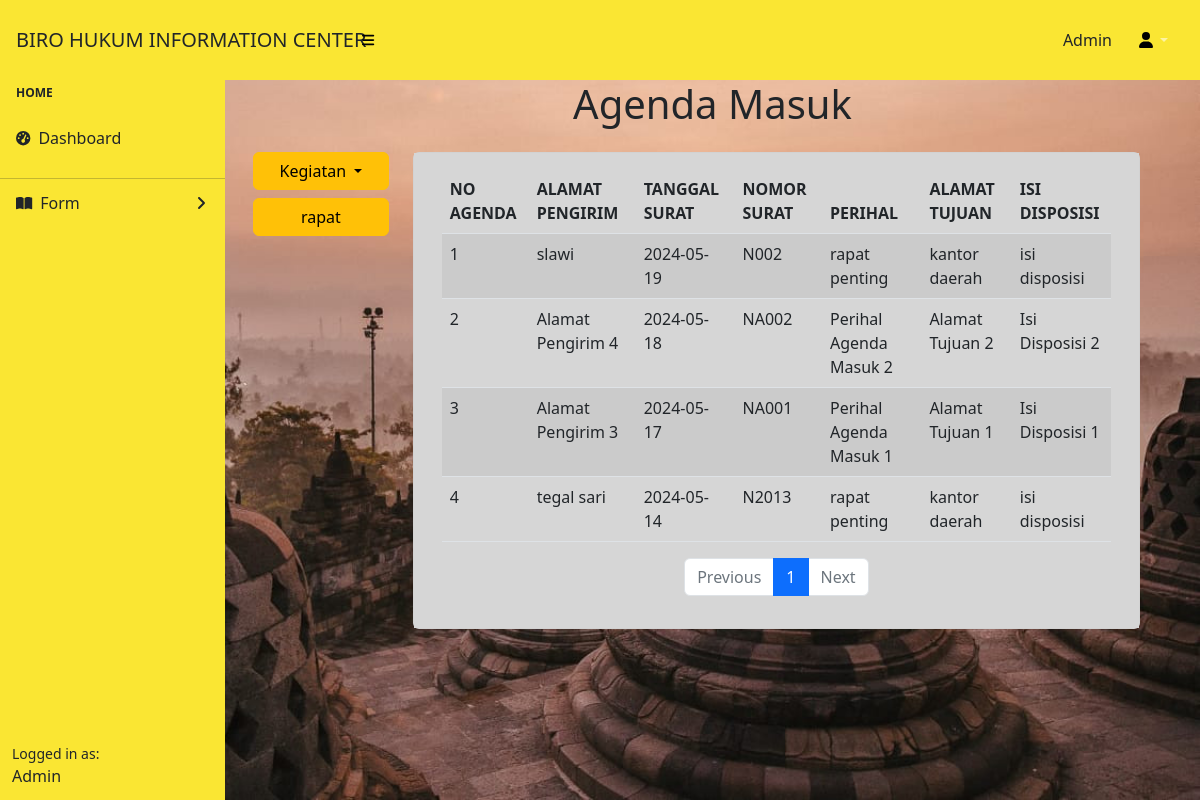
The page /features/agendaM.php on the database as committed earlier.
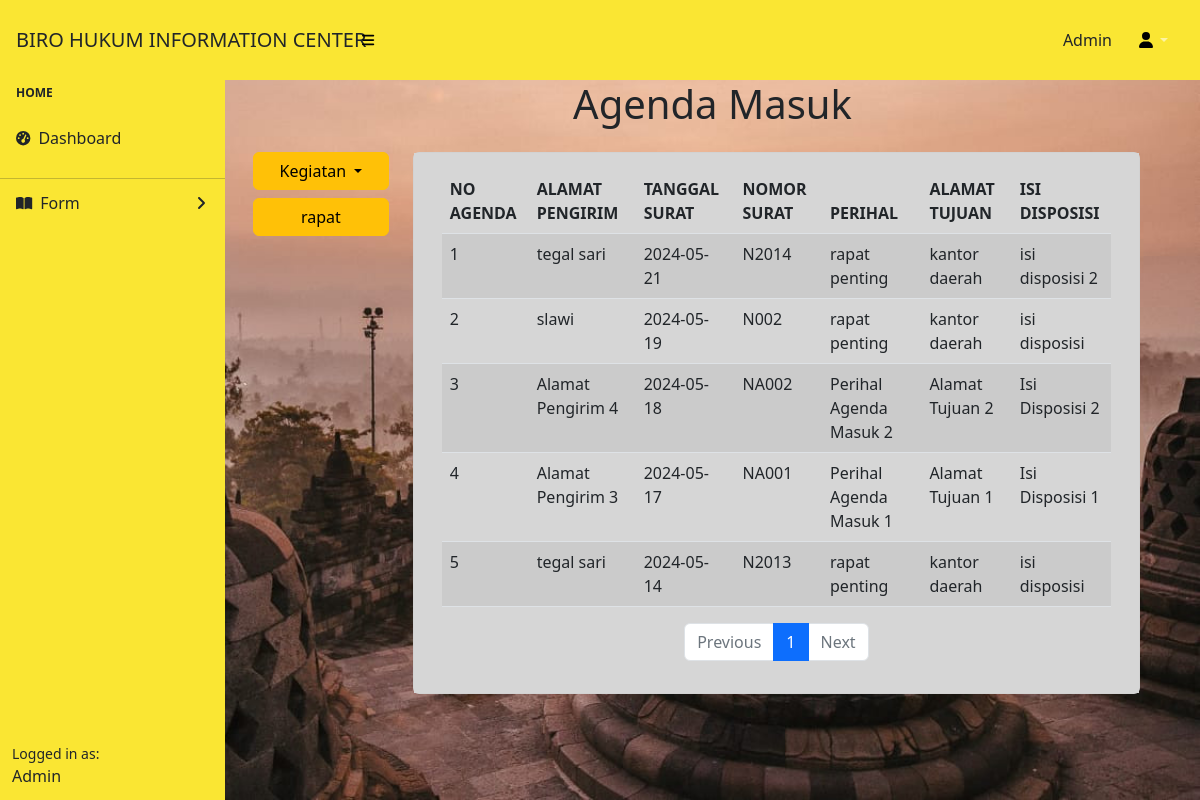
The same page on the database as committed later.
### tables this page shows
CREATE TABLE `agenda_masuk` (
  `no_id` int(11) NOT NULL,
  `alamat_pengirim` varchar(255) DEFAULT NULL,
  `tanggal_surat` date DEFAULT NULL,
  `nomor_surat` varchar(50) DEFAULT NULL,
  `perihal` varchar(255) DEFAULT NULL,
  `alamat_tujuan` varchar(255) DEFAULT NULL,
  `isi_disposisi` text DEFAULT NULL
);

### features/dom/tbl-agendaM.php (the view)
<?php
include 'koneksi.php';
$items_per_page = 5;
$page = isset($_GET['page']) ? (int)$_GET['page'] : 1;
$offset = ($page - 1) * $items_per_page;
$query = "SELECT no_id, alamat_pengirim, tanggal_surat, nomor_surat, perihal, alamat_tujuan, isi_disposisi
          FROM agenda_masuk
          ORDER BY tanggal_surat DESC
          LIMIT $items_per_page OFFSET $offset";
$hasil = mysqli_query($koneksi, $query);
$total_query = "SELECT COUNT(*) AS total FROM agenda_masuk";
$total_result = mysqli_query($koneksi, $total_query);
$total_row = mysqli_fetch_assoc($total_result);
$total_items = $total_row['total'];
$total_pages = ceil($total_items / $items_per_page);
echo '<div class="container">';
if ($hasil && mysqli_num_rows($hasil) > 0) {
    echo '<table class="table table-striped">';
    echo '<thead>';
    echo '  <tr>';
    echo '    <th>NO AGENDA</th>';
    echo '    <th>ALAMAT PENGIRIM</th>';
    echo '    <th>TANGGAL SURAT</th>';
    echo '    <th>NOMOR SURAT</th>';
    echo '    <th>PERIHAL</th>';
    echo '    <th>ALAMAT TUJUAN</th>';
    echo '    <th>ISI DISPOSISI</th>';
    echo '  </tr>';
    echo '</thead>';
    echo '<tbody>';
    $no_agenda = $offset + 1;
    while ($row = mysqli_fetch_assoc($hasil)) {
        echo '<tr>';
        echo "  <td>{$no_agenda}</td>";
        echo "  <td>{$row['alamat_pengirim']}</td>";
        echo "  <td>{$row['tanggal_surat']}</td>";
        echo "  <td>{$row['nomor_surat']}</td>";
        echo "  <td>{$row['perihal']}</td>";
        echo "  <td>{$row['alamat_tujuan']}</td>";
        echo "  <td>{$row['isi_disposisi']}</td>";
        echo '</tr>';
        $no_agenda++;
    }
    echo '</tbody>';
    echo '</table>';
    echo '<nav aria-label="Page navigation">';
    echo '  <ul class="pagination d-flex justify-content-center">';
    if ($page > 1) {
        $previous_page = $page - 1;
        echo "    <li class='page-item'><a class='page-link' href='tbl-agendaM.php?page=$previous_page'>Previous</a></li>";
    } else {
        echo "    <li class='page-item disabled'><a class='page-link'>Previous</a></li>";
    }
    for ($i = 1; $i <= $total_pages; $i++) {
        $active = ($i === $page) ? 'active' : '';
        echo "    <li class='page-item $active'><a class='page-link' href='tbl-agendaM.php?page=$i'>$i</a></li>";
    }
    if ($page < $total_pages) {
        $next_page = $page + 1;
        echo "    <li class='page-item'><a class='page-link' href='tbl-agendaM.php?page=$next_page'>Next</a></li>";
    } else {
        echo "    <li class='page-item disabled'><a class='page-link'>Next</a></li>";
    }
    echo '  </ul>';
    echo '</nav>';
} else {
    echo "Tidak ada data agenda masuk yang ditemukan.";
}
echo '</div>';

Rows that differ between the two databases and show on the page:
added agenda_masuk: alamat_pengirim "tegal sari", tanggal_surat "2024-05-21", nomor_surat "N2014", perihal "rapat penting", alamat_tujuan "kantor daerah", isi_disposisi "isi disposisi 2"
